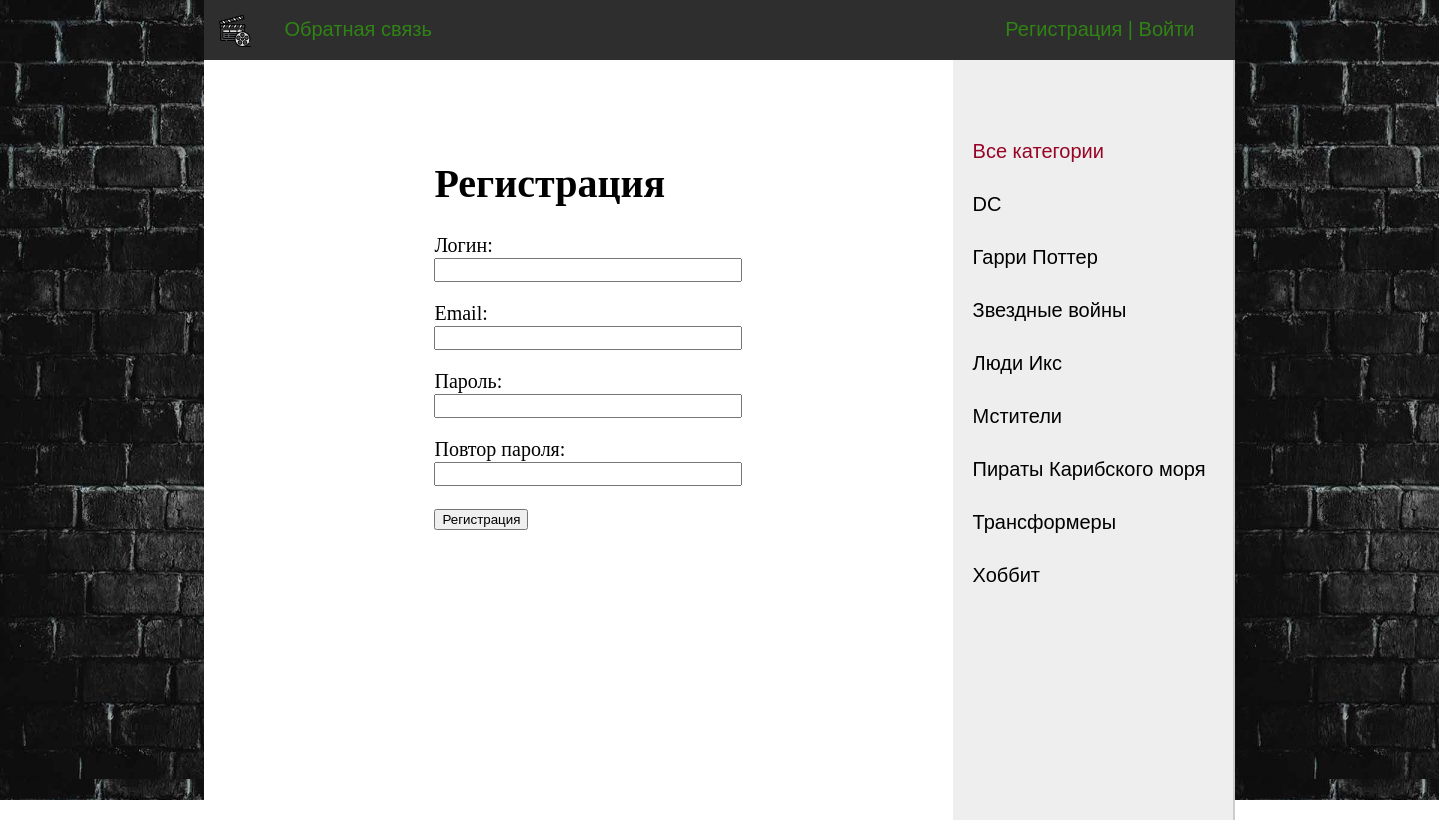
Screenshot of /register/ with the database file from the repository.
### movie_universes/models.py (models this page shows, shortened)
class MovieUniverses(models.Model):
    name = models.CharField(max_length=100, db_index=True, verbose_name="Вселенная")
    slug = models.SlugField(max_length=255, unique=True, db_index=True, verbose_name="URL")
    def get_absolute_url(self):
        return reverse('universe', kwargs={'cat_slug': self.slug})
    class Meta:
        verbose_name = 'Киновселенная'
        verbose_name_plural = 'Киновселенные'
        ordering = ['id']

### movie_universes/views.py (the view, shortened to what this page needs)
# urls.py: path('register/', RegisterUser.as_view(), name='register'),
class RegisterUser(DataMixin, CreateView):
    form_class = RegisterUserForm
    template_name = 'movie_universes/register.html'
    success_url = reverse_lazy('login')
    def get_context_data(self, *, object_list=None, **kwargs):
        context = super().get_context_data(**kwargs)
        c_def = self.get_user_context(title='Регистрация')
        return dict(list(context.items()) + list(c_def.items()))

### movie_universes/forms.py
class RegisterUserForm(UserCreationForm):
    username = forms.CharField(label='Логин', widget=forms.TextInput(attrs={'class': 'form-input'}))
    email = forms.EmailField(label='Email', widget=forms.TextInput(attrs={'class': 'form-input'}))
    password1 = forms.CharField(label='Пароль', widget=forms.PasswordInput(attrs={'class': 'form-input'}))
    password2 = forms.CharField(label='Повтор пароля', widget=forms.PasswordInput(attrs={'class': 'form-input'}))
    class Meta:
        model = User
        fields = ('username', 'email', 'password1', 'password2')

### movie_universes/utils.py (called while the page is built)
    def get_user_context(self, **kwargs):
        context = kwargs
        cats = cache.get('cats')
        if not cats:
            cats = MovieUniverses.objects.annotate(Count('movieinformation'))
            cache.set('cats', cats, 60)
        user_menu = menu.copy()
        context['button'] = button
        if not self.request.user.is_authenticated:
            user_menu.pop(0)
            del context['button']
        context['menu'] = user_menu
        context['cats'] = cats
        if 'cat_selected' not in context:
            context['cat_selected'] = 0
        return context

### movie_universes/templates/movie_universes/register.html (shortened to what this page needs)
{% extends 'movie_universes/base.html' %}
{% block content %}
<h1>{{ title }}</h1>
<form method="post">
{% for f in form %}
<p><label class="form-label" for="{{ f.id_for_label }}">{{f.label}}: </label>{{ f }}</p>
{% endfor %}
    <button type="submit">Регистрация</button>
</form>
{% endblock %}

### movie_universes/templates/movie_universes/base.html (shortened to what this page needs)
{% load static %}
<!DOCTYPE html>
<html>
<head>
    <link type="text/css" href="{% static 'movie_universes/css/styles.css' %}" rel="stylesheet"/>
</head>
<body>
<table class="table-page" border=0 cellpadding="0" cellspacing="0">
    <tr>
        <td class="empty-blank ">
            <div>&nbsp;</div>
        </td>
        <td valign=top>
            {% block mainmenu %}
            <div class="header">
                <ul id="mainmenu" class="mainmenu">
                    <li class="logo"><a href="{% url 'home' %}">
                        <div class="logo"></div>
                    </a></li>
                    {% for m in menu %}
                    <li><a href="{% url m.url_name %}">{{m.title}}</a></li>
                    {% endfor %}
                    {% if request.user.is_authenticated %}
                    <li class="last"> {{user.username}} | <a href="{% url 'logout' %}">Выйти</a></li>
                    {% else %}
                    <li class="last"><a href="{% url 'register' %}">Регистрация</a> | <a
                            href="{% url 'login' %}">Войти</a></li>
                    {% endif %}
                </ul>
            </div>
            {% endblock mainmenu %}
            <table class="table-content" border=0 cellpadding="0" cellspacing="0">
                <tr>
                    <td valign="top" class="content">
                        <div class="content-text">
                            {% block content %}
                            {% endblock %}
                    </td>
                    <td valign="top" class="left-chapters">
                        <ul id="leftchapters">
                            {% if cat_selected == 0 %}
                            <li class="selected">Все категории</li>
                            {% else %}
                            <li><a href="{% url 'home' %}">Все категории</a></li>
                            {% endif %}
                            {% for c in cats %}
                            {% if c.movieinformation__count > 0 %}
                            {% if c.pk == cat_selected %}
                            <li class="selected">{{c.name}}</li>
                            {% else %}
                            <li><a href="{{ c.get_absolute_url }}">{{c.name}}</a></li>
                            {% endif %}
                            {% endif %}
                            {% endfor %}
                        </ul>
                    </td>
                </tr>
            </table>
        </td>
        <td class="empty-blank">
            <div>&nbsp;</div>
        </td>
    </tr>
</table>
</body>
</html>

### movie_universes/static/movie_universes/css/styles.css (style rules this page uses)
html, body { font-family: 'Arial'; margin: 0; padding: 0; height: 100%; width: 100%; color: #444; }
.table-page { width: 100%; height: 100%; vertical-align: top; }
.table-page tr { height: 100%; }
.header { background: #2e2e2e; height: 60px; }
.logo { background: url('../images/logo.png') no-repeat 15px 15px; width: 50px; height: 50px; }
ul.mainmenu { list-style: none; margin: 0; padding: 0; height: 60px; color: #308315; font-size: 20px; overflow: hidden; }
ul.mainmenu li { float: left; margin: 18px 40px 0 30px; }
ul.mainmenu li.logo { margin: 0; }
ul.mainmenu li.last { float: right; }
ul.mainmenu li a { color: #308315; text-decoration: none; }
.table-content { width: 100%; min-height: 95%; height: 95%; }
.left-chapters { margin: 0; background: #eee; border-right: 2px solid #ccc; min-height: 80%; }
.left-chapters ul { width: 250px; min-height: 85%; margin: 0; padding: 50px 10px 50px 20px; list-style: none; font-size: 20px; background: #eee; }
.left-chapters ul li { margin: 30px 0 0 0; color: #999; }
.left-chapters ul li.selected { color: #970426; }
.left-chapters ul li a { color: #000; text-decoration: none; }
.content { padding: 40px 200px 130px 200px; width: 100%; min-height: 100%; box-sizing: border-box; }
.content-text { margin: 60px 0 0 30px; color: #000; font-size: 20px; font-family: Yandex Sans Display Light; }
.form-input { width: 300px; font-size: 16px; }
.form-label { display: inline-block; min-width: 150px; vertical-align: top; }
.empty-blank { padding: 100px; min-height: 100%; background: url('../images/img.png'); }

### rows the page displays
MovieUniverses: name "DC"
MovieUniverses: name "Гарри Поттер"
MovieUniverses: name "Звездные войны"
MovieUniverses: name "Люди Икс"
MovieUniverses: name "Мстители"
MovieUniverses: name "Пираты Карибского моря"
MovieUniverses: name "Трансформеры"
MovieUniverses: name "Хоббит"

### other values shown
{{ m.title }} "Обратная связь"
{{ title }} "Регистрация"
{{ f.label }} "Логин" "Email" "Пароль" "Повтор пароля"
